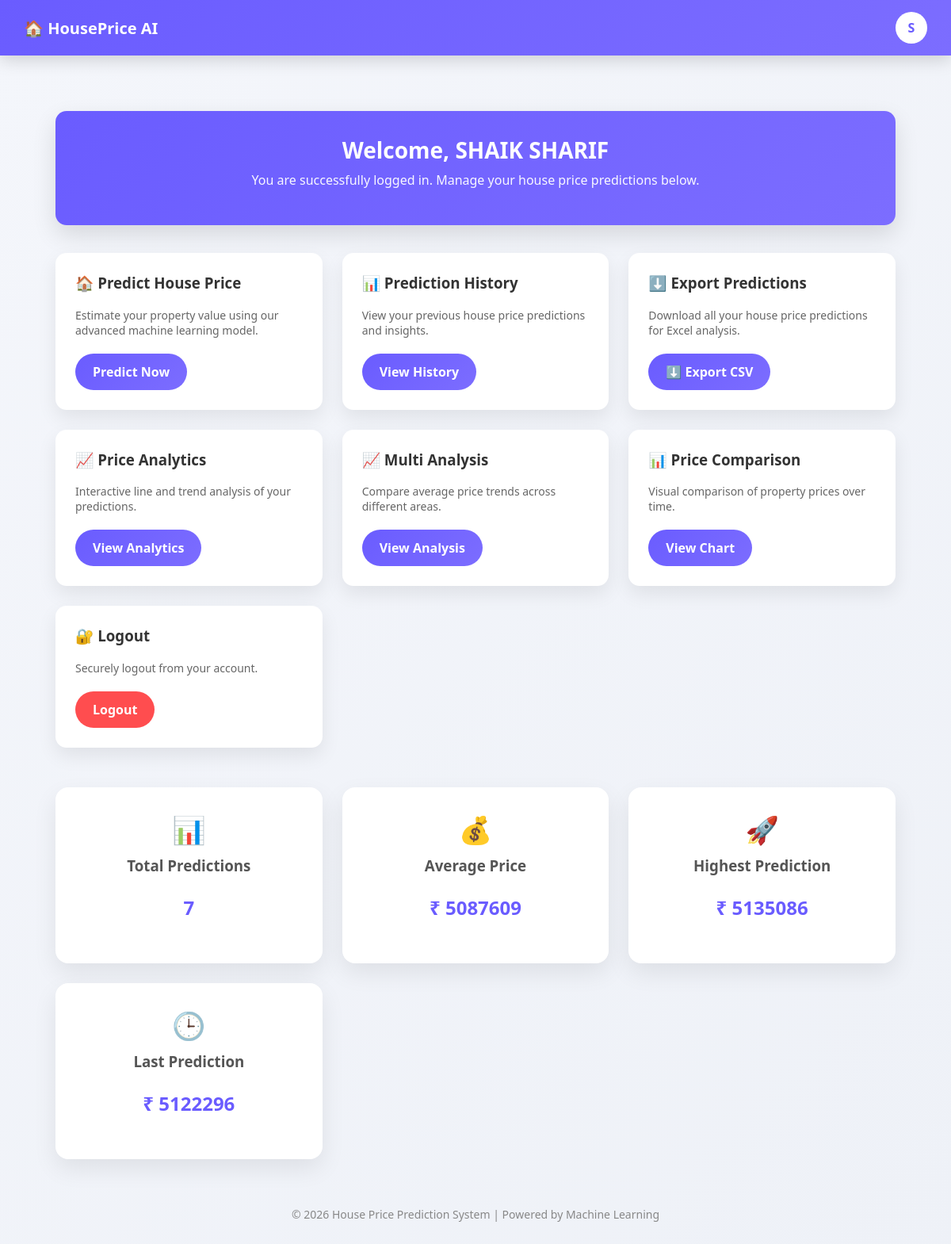
Page /user_dashboard (signed in) on the earlier database version.
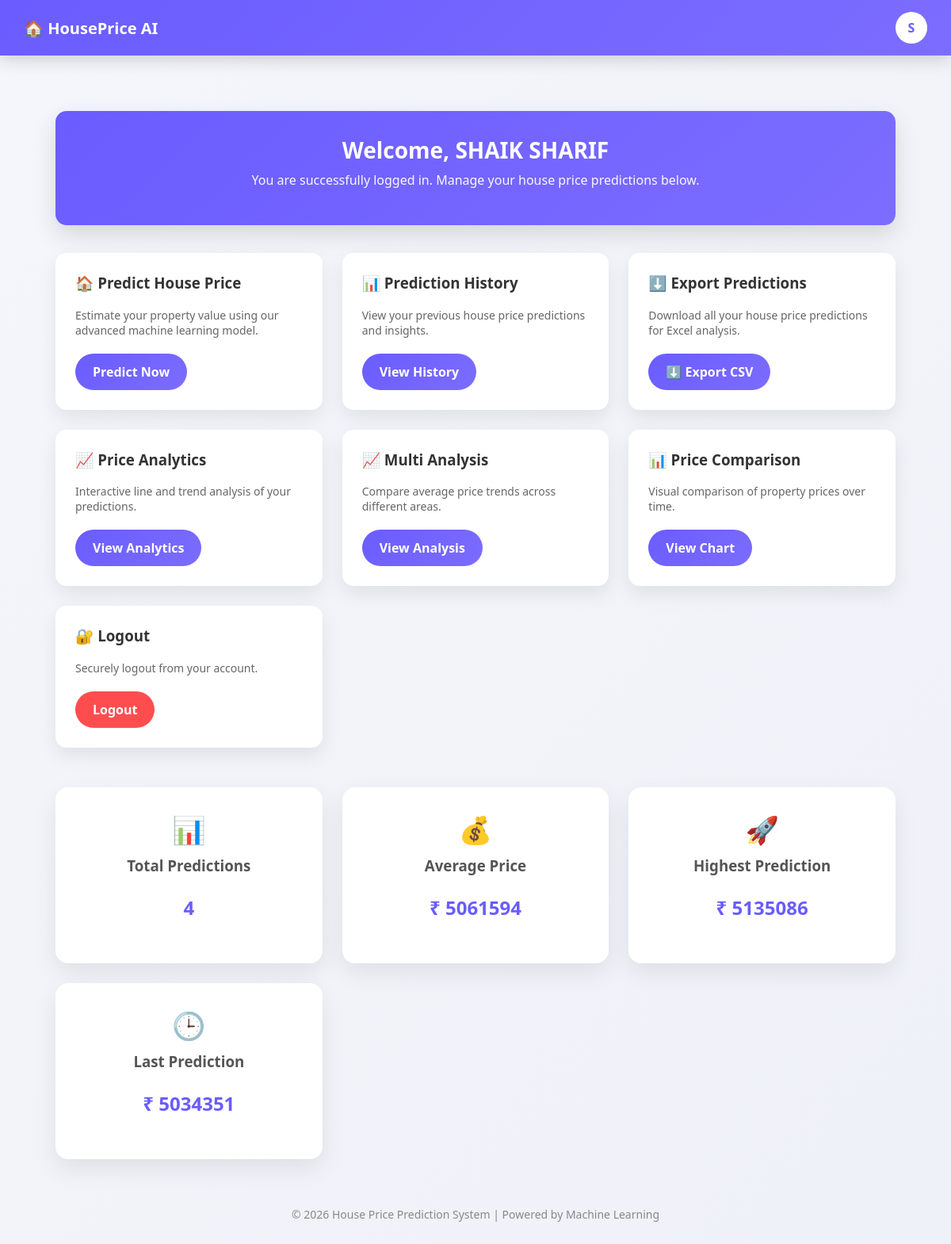
Same page on the later database version.
### tables this page shows
CREATE TABLE predictions (
            id INTEGER PRIMARY KEY AUTOINCREMENT,
            area INTEGER,
            bedrooms INTEGER,
            bathrooms INTEGER,
            model TEXT,
            price INTEGER,
            time TEXT,
            user_email TEXT
        );

### app.py (the view)
@app.route("/user_dashboard")
def user_dashboard():
    if not session.get("user"):
        return redirect("/login_user")
    conn = get_db()
    rows = conn.execute("""
        SELECT price, time
        FROM predictions
        WHERE user_email = ?
        ORDER BY time ASC
    """, (session.get("user_email"),)).fetchall()
    conn.close()
    total_predictions = len(rows)
    prices = [r["price"] for r in rows]
    avg_price = int(sum(prices) / total_predictions) if prices else 0
    highest_price = max(prices) if prices else 0
    last_price = prices[-1] if prices else 0
    return render_template(
        "user_dashboard.html",
        user=session["user"],
        total_predictions=total_predictions,
        avg_price=avg_price,
        highest_price=highest_price,
        last_price=last_price
    )

### app.py (called while the page is built)
@app.context_processor
def inject_user():
    return {
        "is_admin": session.get("admin"),
        "is_user": session.get("user"),
        "user_name": session.get("user")
    }

### database.py (called while the page is built)
def get_db():
    conn = sqlite3.connect(DB_NAME)
    conn.row_factory = sqlite3.Row
    return conn

### templates/user_dashboard.html (shortened to what this page needs)
<!DOCTYPE html>
<html lang="en">
<head>
    <link rel="stylesheet" href="{{ url_for('static', filename='style.css') }}">
</head>
<body>
<nav class="navbar">
    <div class="logo">
        🏠 HousePrice AI
    </div>
    <div class="nav-user">
        <div class="profile-icon">
    {{ user[0] | upper }}
</div>
    </div>
</nav>
<div class="dashboard-container" style="margin-top: 120px;">
    <div class="welcome-card">
        <h1>Welcome, {{ user }}</h1>
        <p>You are successfully logged in. Manage your house price predictions below.</p>
    </div>
    <div class="card-grid">
        <div class="action-card">
            <h3>🏠 Predict House Price</h3>
            <p>Estimate your property value using our advanced machine learning model.</p>
            <a href="/" class="btn btn-primary">Predict Now</a>
        </div>
        <div class="action-card">
            <h3>📊 Prediction History</h3>
            <p>View your previous house price predictions and insights.</p>
           <a href="/user/history" class="btn btn-primary">View History</a>
        </div>
     <div class="action-card">
    <h3>⬇️ Export Predictions</h3>
    <p>Download all your house price predictions for Excel analysis.</p>
    <a href="/user/download" class="btn btn-primary">⬇️ Export CSV</a>
</div>
<div class="action-card">
   <h3>📈 Price Analytics</h3>
<p>Interactive line and trend analysis of your predictions.</p>
<a href="/user/chart" class="btn btn-primary">View Analytics</a>
</div>
<div class="action-card">
    <h3>📈 Multi Analysis</h3>
    <p>Compare average price trends across different areas.</p>
    <a href="/user/multi" class="btn btn-primary">View Analysis</a>
</div>
<div class="action-card">
    <h3>📊 Price Comparison</h3>
    <p>Visual comparison of property prices over time.</p>
    <a href="/user/bar" class="btn btn-primary">View Chart</a>
</div>
<div class="action-card">
            <h3>🔐 Logout</h3>
            <p>Securely logout from your account.</p>
            <a href="/user/logout" class="btn btn-danger">Logout</a>
        </div>
    </div>
<div class="stats">
    <div class="stat-card">
        <span>📊</span>
        <h3>Total Predictions</h3>
        <p>{{ total_predictions }}</p>
    </div>
    <div class="stat-card">
        <span>💰</span>
        <h3>Average Price</h3>
        <p>₹ {{ avg_price }}</p>
    </div>
    <div class="stat-card">
        <span>🚀</span>
        <h3>Highest Prediction</h3>
        <p>₹ {{ highest_price }}</p>
    </div>
    <div class="stat-card">
        <span>🕒</span>
        <h3>Last Prediction</h3>
        <p>₹ {{ last_price }}</p>
    </div>
</div>
<footer>
        © 2026 House Price Prediction System | Powered by Machine Learning
    </footer>
</div>
</body>
</html>

Differences in the rows shown:
removed predictions: price "5122296"
now on this page (row unchanged): predictions: price "5034351"
Other differences:
{{ total_predictions }}: "7" → "4"
{{ avg_price }}: "5087609" → "5061594"
